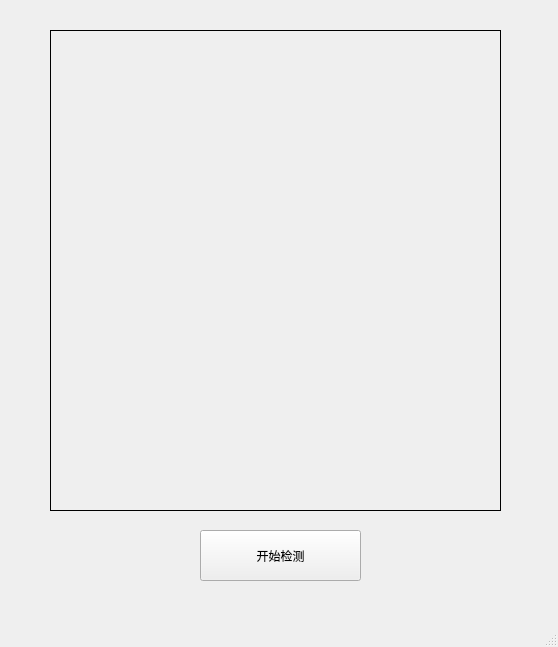
<?xml version="1.0" encoding="UTF-8"?>
<ui version="4.0">
    <class>imageCollect</class>
    <widget class="QMainWindow" name="imageCollect">
        <property name="geometry">
            <rect>
                <x>0</x>
                <y>0</y>
                <width>558</width>
                <height>647</height>
            </rect>
        </property>
        <property name="windowTitle">
            <string>智能门禁</string>
        </property>
        <widget class="QWidget" name="centralwidget">
            <widget class="QLabel" name="label">
                <property name="geometry">
                    <rect>
                        <x>50</x>
                        <y>30</y>
                        <width>451</width>
                        <height>481</height>
                    </rect>
                </property>
                <property name="frameShape">
                    <enum>QFrame::Box</enum>
                </property>
                <property name="text">
                    <string/>
                </property>
            </widget>
            <widget class="QPushButton" name="startButton">
                <property name="geometry">
                    <rect>
                        <x>200</x>
                        <y>530</y>
                        <width>161</width>
                        <height>51</height>
                    </rect>
                </property>
                <property name="text">
                    <string>开始检测</string>
                </property>
            </widget>
        </widget>
        <widget class="QMenuBar" name="menubar">
            <property name="geometry">
                <rect>
                    <x>0</x>
                    <y>0</y>
                    <width>558</width>
                    <height>26</height>
                </rect>
            </property>
        </widget>
        <widget class="QStatusBar" name="statusbar"/>
    </widget>
    <resources/>
    <connections/>
</ui>
